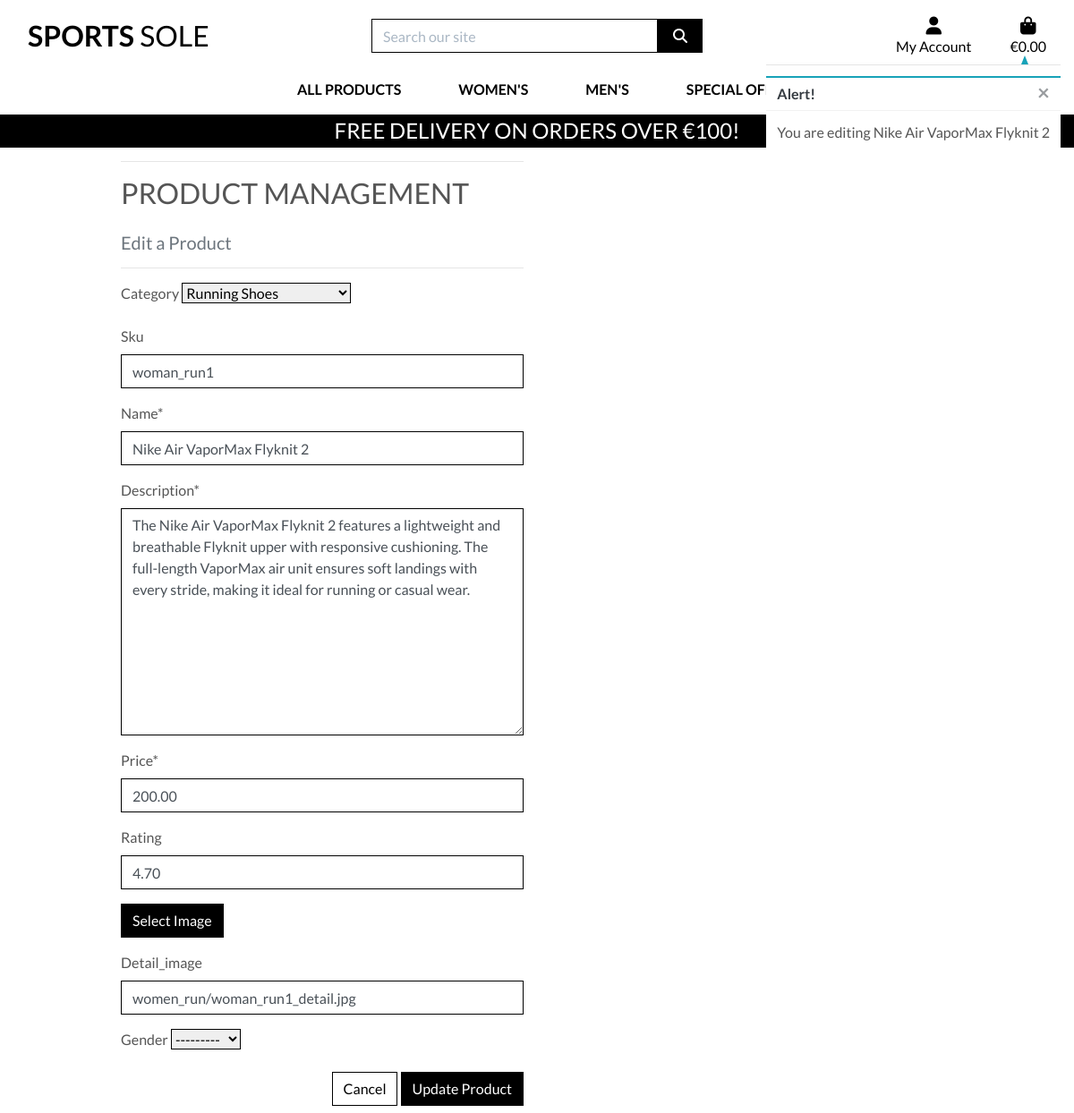
Page /products/edit/1/ (signed in) on the committed database.
### products/models.py (models this page shows, shortened)
class Product(models.Model):
    GENDER_CHOICES = [
        ('Men', 'Men'),
        ('Women', 'Women'),
    ]
    category = models.ForeignKey('Category', null=True, blank=True, on_delete=models.SET_NULL)
    sku = models.CharField(max_length=254, null=True, blank=True)
    name = models.CharField(max_length=254)
    description = models.TextField()
    price = models.DecimalField(max_digits=6, decimal_places=2)
    rating = models.DecimalField(max_digits=6, decimal_places=2, null=True, blank=True)
    image = CloudinaryField('image', null=True, blank=True)
    detail_image = CloudinaryField('detail_image', null=True, blank=True)
    gender = models.CharField(max_length=6, choices=GENDER_CHOICES, null=True, blank=True)
    sizes = models.ManyToManyField(Size, related_name='products')

### products/views.py (the view)
# urls.py: path('edit/<int:product_id>/', views.edit_product, name='edit_product'),
@login_required
def edit_product(request, product_id):
    if not request.user.is_superuser:
        messages.error(request, 'Sorry, only store owners can do that.')
        return redirect(reverse('home'))
    product = get_object_or_404(Product, pk=product_id)
    if request.method == 'POST':
        form = ProductForm(request.POST, request.FILES, instance=product)
        if form.is_valid():
            form.save()
            messages.success(request, 'Successfully updated product!')
            return redirect(reverse('product_detail', args=[product.id]))
        else:
            messages.error(request, 'Failed to update product. Please ensure the form is valid.')
    else:
        form = ProductForm(instance=product)
        messages.info(request, f'You are editing {product.name}')
    template = 'products/edit_product.html'
    context = {
        'form': form,
        'product': product,
    }
    return render(request, template, context)

### products/forms.py
class ProductForm(forms.ModelForm):
    class Meta:
        model = Product
        exclude = ['sizes']
    image = forms.ImageField(label='Image', required=False, widget=CustomClearableFileInput)
    def __init__(self, *args, **kwargs):
        super().__init__(*args, **kwargs)
        categories = Category.objects.all()
        friendly_names = [(c.id, c.get_friendly_name()) for c in categories]
        self.fields['category'].choices = friendly_names
        for field_name, field in self.fields.items():
            field.widget.attrs['class'] = 'border-black rounded-0'

### bag/contexts.py (called while the page is built, shortened)
def bag_contents(request):
    bag_items = []
    total = 0
    product_count = 0
    bag = request.session.get('bag', {})
    print("Current bag contents:", bag)  # Debug print to see bag contents
    if total < settings.FREE_DELIVERY_THRESHOLD:
        delivery = total * Decimal(settings.STANDARD_DELIVERY_PERCENTAGE / 100)
        free_delivery_delta = settings.FREE_DELIVERY_THRESHOLD - total
    else:
        delivery = 0
        free_delivery_delta = 0
    grand_total = delivery + total
    context = {
        'bag_items': bag_items,
        'total': total,
        'product_count': product_count,
        'delivery': delivery,
        'free_delivery_delta': free_delivery_delta,
        'free_delivery_threshold': settings.FREE_DELIVERY_THRESHOLD,
        'grand_total': grand_total,
    }
    return context

### products/models.py (called while the page is built)
    def get_friendly_name(self):
        return self.friendly_name

### products/templates/products/edit_product.html (shortened to what this page needs)
{% extends "base.html" %}
{% load static %}
{% block page_header %}
    <div class="container header-container">
    </div>
{% endblock %}
{% block content %}
    <div class="overlay"></div>
    <div class="container">
        <div class="row">
            <div class="col-12 col-md-6">
                <hr>
                <h2 class="logo-font mb-4">Product Management</h2>
                <h5 class="text-muted">Edit a Product</h5>
                <hr>
            </div>
        </div>
        <div class="row">
            <div class="col-12 col-md-6">
                <form method="POST" action="{% url 'edit_product' product.id %}" class="form mb-2" enctype="multipart/form-data">
                    {% for field in form %}
                        {% if field.name != 'image' %}
                            {{ field | as_crispy_field }}
                        {% else %}
                            {{ field }}
                        {% endif %}
                    {% endfor %}
                    <div class="text-right">
                        <a class="btn btn-outline-black rounded-0" href="{% url 'products' %}">Cancel</a>
                        <button class="btn btn-black rounded-0" type="submit">Update Product</button>
                    </div>
                </form>
            </div>
        </div>
    </div>
{% endblock %}

### static/css/base.css (style rules this page uses)
html { height: 100%; }
body { background: url('/media/homepage_background_cropped.jpg') no-repeat center center fixed; background-size: cover; height: calc(100vh - 164px); color: #555; font-family: 'Lato'; }
.logo-font { text-transform: uppercase; }
.btn-black { background: black; color: white; }
.btn-outline-black { background: white; color: black !important; border: 1px solid black; }
.border-black { border: 1px solid black !important; }
.overlay { height: 100%; width: 100%; top: 0; left: 0; position: fixed; background: white; z-index: -1; }
@media (min-width: 1200px) { .container { max-width: 80%; } }
@media (min-width: 992px) { .header-container { padding-top: 164px; } }

### rows in the picture
Product: category "Running Shoes" "woman_run1" "Nike Air VaporMax Flyknit 2" "The Nike Air VaporMax Flyknit 2 features a lightweight and breathable Flyknit upper with responsive cushioning. The full-length VaporMax air unit ensures soft landings with every stride, making it ideal for running or casual wear." "200.00" "4.70" "women_run/woman_run1_detail.jpg" "---------"

### other values in the picture
{{ free_delivery_threshold }} "100"
{{ message }} "You are editing Nike Air VaporMax Flyknit 2"
